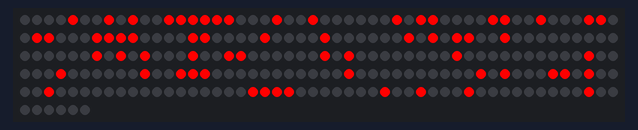
Recording of a program running on a simulated ESP8266 board running MicroPython. Parts: 256 RGB LEDs in strip order, left to right, continuing on the next row. The interpreter's speed is modelled, so counts of loop turns are approximate; the clock reads 2024-03-15 10:24:30 at power-on unless the program sets it.

Above: at 0.1 s.
At 3.5 s:
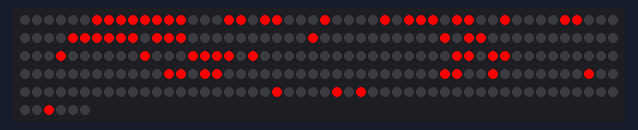
At 7.0 s:
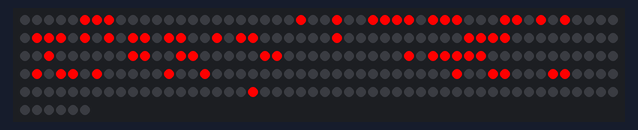
At 10.4 s:
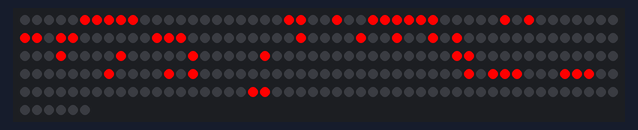
At 15.0 s:
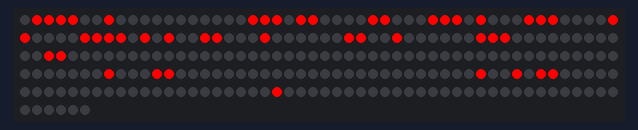
At 37.9 s:
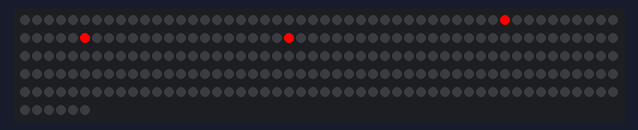

The program:

TheGameOfLife1_2.py
```python
#Dodano główną funkcjonalność gry w życie, czyli model ewolucji symulacji
from machine import Pin
from neopixel import NeoPixel
from time import sleep
import time

MATRIX_SIZE = 16

# Funkcja generuje macierz reprezentującą początkową planszę
def generate_matrix(N):
    # Upewnia się, że N nie przekracza całkowitej liczby elementów w macierzy (16x16 = 256)
    if N > 16 * 16:
        raise ValueError("N nie może być większe niż 256")

    # Tworzy macierz 16x16 wypełnioną zerami
    matrix = [[0 for _ in range(16)] for _ in range(16)]

    # Generuje wszystkie możliwe pary indeksów (wiersz, kolumna)
    all_indices = [(i, j) for i in range(16) for j in range(16)]

    # Tworzy prostą funkcję generatora liczb pseudo-losowych (LFSR lub podobną)
    def pseudo_random_number(max_value):
        # Używa prostego liniowego kongruencyjnego generatora (LCG) do generowania liczb pseudo-losowych
        seed = int(time.time())  # Można ustawić inną wartość nasiona, jeśli to konieczne
        a = 1103515245
        c = 12345
        m = 2**31
        while True:
            seed = (a * seed + c) % m
            yield seed % max_value

    prng = pseudo_random_number(len(all_indices))

    # Losowo wybiera N unikalnych indeksów
    selected_indices = []
    while len(selected_indices) < N:
        index = next(prng)
        if all_indices[index] not in selected_indices:
            selected_indices.append(all_indices[index])

    # Ustawia wartości 1 w wybranych indeksach
    for row, col in selected_indices:
        matrix[row][col] = 1

    return matrix

# Funkcja ustawia kolor diody LED na czerwony dla podanych współrzędnych (x, y)
def turn_LED(x, y, np):
    if (y % 2 == 1):
        np[16*y+15-x] = (255, 0, 0)  # Ustawia diodę LED na czerwono
    if (y % 2 == 0):
        np[16*y + x] = (255, 0, 0)  # Ustawia diodę LED na czerwono


# Funkcja rysuje aktualny stan planszy na pasku LED
def draw_board(matrix, np):
    # Czyści pasek LED
    for i in range(256):
        np[i] = (0, 0, 0)

    # Rysuje żywe komórki
    for y in range(16):
        for x in range(16):
            if matrix[y][x] == 1:
                turn_LED(x, y, np)

    np.write()  # Aktualizuje pasek LED

# Funkcja liczy sąsiadów danej komórki (x, y)
def count_neighbors(matrix, x, y):
    # Liczy liczbę żywych sąsiadów wokół komórki (x, y)
    neighbors = 0
    for dx in [-1, 0, 1]:
        for dy in [-1, 0, 1]:
            if dx == 0 and dy == 0:
                continue  # Pomija samą komórkę
            nx, ny = x + dx, y + dy
            if 0 <= nx < 16 and 0 <= ny < 16:
                neighbors += matrix[ny][nx]
    return neighbors

# Funkcja aktualizuje planszę według zasad gry
def update_board(matrix):
    new_matrix = [[0 for _ in range(16)] for _ in range(16)]

    for y in range(16):
        for x in range(16):
            alive = matrix[y][x] == 1
            neighbors = count_neighbors(matrix, x, y)

            # Zasady gry
            if alive and (neighbors < 2 or neighbors > 3):
                new_matrix[y][x] = 0  # Komórka umiera
            elif not alive and neighbors == 3:
                new_matrix[y][x] = 1  # Komórka ożywa
            else:
                new_matrix[y][x] = matrix[y][x]  # Pozostaje taka sama

    return new_matrix

# Inicjalizacja NeoPixel
pin = Pin(2, Pin.OUT)
np = NeoPixel(pin, 256)

# Tworzenie początkowej planszy z 64 żywymi komórkami
matrix = generate_matrix(64)

# Pętla główna
while True:
    draw_board(matrix, np)  # Rysowanie planszy
    sleep(1)  # Czas oczekiwania między turami
    matrix = update_board(matrix)  # Aktualizacja planszy
```

Measured:
- what the display in image 2 shows lasts 1.2 s, from 6.9 s to 8.1 s
